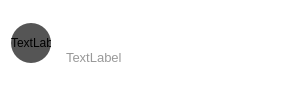
<?xml version="1.0" encoding="UTF-8"?>
<ui version="4.0">
 <class>ConUserItem</class>
 <widget class="QWidget" name="ConUserItem">
  <property name="geometry">
   <rect>
    <x>0</x>
    <y>0</y>
    <width>300</width>
    <height>87</height>
   </rect>
  </property>
  <property name="windowTitle">
   <string>Form</string>
  </property>
  <property name="styleSheet">
   <string notr="true">QWidget{
	background-color: transparent; 
}</string>
  </property>
  <layout class="QHBoxLayout" name="horizontalLayout">
   <item>
    <widget class="QLabel" name="icon_label">
     <property name="minimumSize">
      <size>
       <width>40</width>
       <height>40</height>
      </size>
     </property>
     <property name="maximumSize">
      <size>
       <width>40</width>
       <height>40</height>
      </size>
     </property>
     <property name="styleSheet">
      <string notr="true">QLabel{
	border-radius: 20px;
	background-color: #555; 
}</string>
     </property>
     <property name="text">
      <string>TextLabel</string>
     </property>
    </widget>
   </item>
   <item>
    <widget class="QWidget" name="widget" native="true">
     <layout class="QVBoxLayout" name="verticalLayout">
      <item>
       <widget class="QLabel" name="userName_label">
        <property name="styleSheet">
         <string notr="true">color: #FFFFFF;
font-size: 16px;
font-weight: bold;</string>
        </property>
        <property name="text">
         <string>TextLabel</string>
        </property>
       </widget>
      </item>
      <item>
       <widget class="QLabel" name="state_label">
        <property name="styleSheet">
         <string notr="true">color: #999999;
font-size: 13px;</string>
        </property>
        <property name="text">
         <string>TextLabel</string>
        </property>
       </widget>
      </item>
     </layout>
    </widget>
   </item>
   <item>
    <spacer name="horizontalSpacer">
     <property name="orientation">
      <enum>Qt::Orientation::Horizontal</enum>
     </property>
     <property name="sizeHint" stdset="0">
      <size>
       <width>40</width>
       <height>20</height>
      </size>
     </property>
    </spacer>
   </item>
  </layout>
 </widget>
 <resources/>
 <connections/>
</ui>
